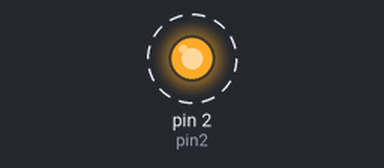
Bench run of a sketch on a simulated Arduino Uno, built with avr-gcc and run on an emulated ATmega328P. Shown: output pins drawn as LEDs (lit = HIGH). Dashed ring = blinking.

Above: at 0.5 s.
Timing chart, 0 to 4.6 s (numbered marks = the images above):
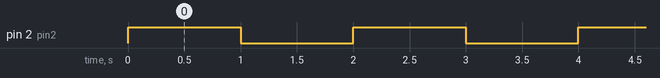

Measured:
- by itself, pin 2 (pin2): alternates HIGH for 1.0 s and LOW for 1.0 s

The sketch:

Relay.ino
```cpp
const int pin2 = 2;     // membuat konstanta data pin 2

void setup() {
  pinMode(pin2, OUTPUT);    // set pin 2 menjadi OUTPUT
  Serial.begin(9600);       // digunakan untuk komunikasi Serial dengan komputer
}

void loop() {

  // program di bawah ini untuk mensimulasikan relay
  digitalWrite(pin2, HIGH);   //ketika pin 2 HIGH relay NO
  delay(1000);       //delay 1000 m/s = 1 detik
  digitalWrite(pin2, LOW);   //ketika pin 2 LOW relay NC
  delay(1000);      //de;ay 1000 m/s = 1 detik
}
```
